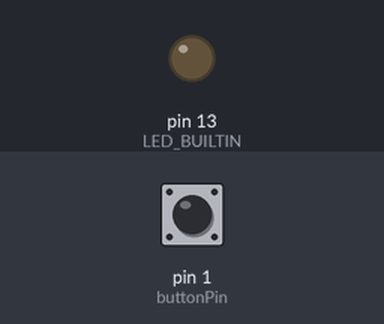
Bench run of a sketch on a simulated Arduino Leonardo, built for the host (arithmetic inside an expression is 32-bit, double 64-bit). On the bench: output pins drawn as LEDs (lit = HIGH). Inputs (shaded band) come from the test bench; at power-on: pin 1 (buttonPin) LOW. Random numbers use the default seed unless the sketch sets one; USB keyboard and mouse output is not drawn.

Above: at 1.2 s.
1.3 s: pin 1 (buttonPin) pulled HIGH for 3.2 s
At 5.2 s:
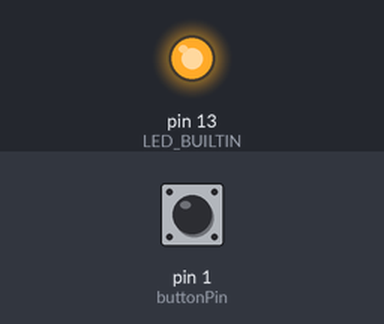
6.0 s: pin 1 (buttonPin) pulled HIGH for 1 s
At 8.1 s:
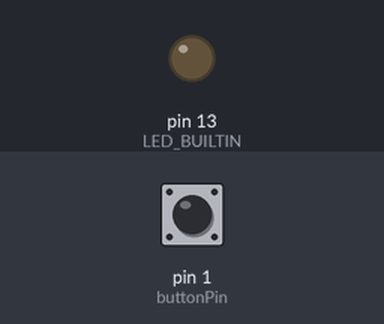
8.5 s: pin 1 (buttonPin) pulled HIGH for 0.15 s
At 9.4 s:
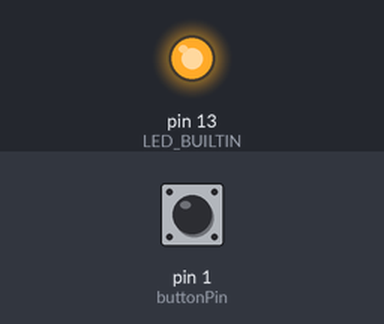
Timing chart, 0 to 11.5 s (numbered marks = the images above; inputs shaded):
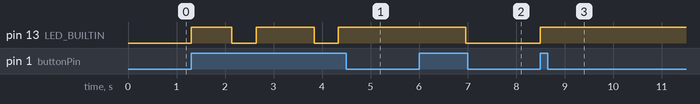

The sketch:

gaming_edition.ino
```cpp
#include <Keyboard.h>

const int buttonPin = 1;
int buttonState = 0;
char keys[5] = "awsd";
int btnOnOff = 0;

void on_off() {
  if (btnOnOff == 0) {
    btnOnOff = 1;
    digitalWrite(LED_BUILTIN, HIGH);
  } else {
    btnOnOff = 0;
    digitalWrite(LED_BUILTIN, LOW);
  }
  delay(500);
}

void setup() {
  digitalWrite(LED_BUILTIN, HIGH);
  Keyboard.begin();
  randomSeed(analogRead(0));
  pinMode(buttonPin, INPUT_PULLDOWN);
  pinMode(LED_BUILTIN, OUTPUT);
  digitalWrite(LED_BUILTIN, LOW);
}

void loop() {
  buttonState = digitalRead(buttonPin);
  if (buttonState == HIGH)
    on_off();
  if (btnOnOff == 1) {
    Keyboard.press(keys[random(4)]);
    delay(random(100, 2000));
    Keyboard.releaseAll();
  }
}
```

Measured:
- after the input at 1.3 s, pin 13 (LED_BUILTIN): goes HIGH 0.84 s, LOW 0.50 s, HIGH 1.2 s, LOW 0.50 s, then HIGH, starting at once
- after the input at 6.0 s, pin 13 (LED_BUILTIN): HIGH → LOW after 0.97 s
- after the input at 8.5 s, pin 13 (LED_BUILTIN): LOW → HIGH at once
